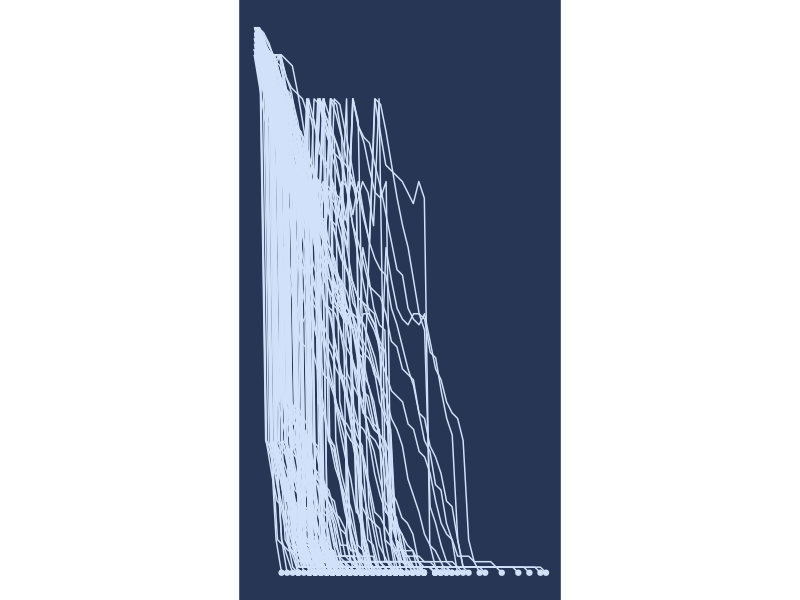
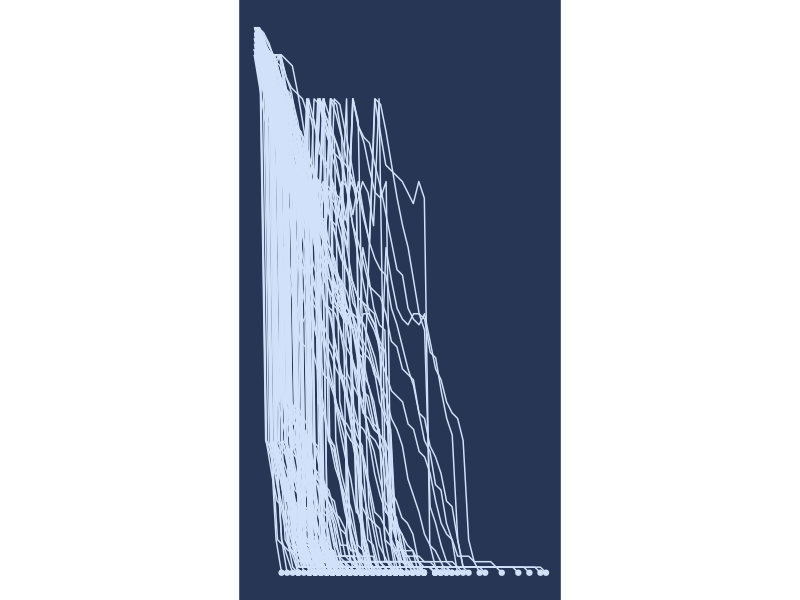

R code for these plots, in order:
############################################################
# Let someone else decide the general rules of your piece. #
############################################################
set.seed(15)

library(ggplot2)
# Create a board

board <- matrix(seq(100, 1, by = -1), nrow = 10, byrow = TRUE)
board[seq(2, 10, 2), ] <- board[seq(2, 10, 2), seq(10, 1, by = -1)]
board

board <- data.frame(space = as.vector(board),
                    x = rep(seq(1, 10), each = 10),
                    y = rep(seq(10, 1, by = -1), 10))

end_points <- sample(5:95, 20)
end_points <- data.frame(space = end_points,
                         end = c(end_points[11:20], end_points[1:10]),
                         type = c(rep("snake", 5), rep("ladder", 5)))
end_points <- end_points[(end_points$type == "snake" & 
                            end_points$space > end_points$end) |
                           (end_points$type == "ladder" & 
                              end_points$space < end_points$end), ]
end_points <- merge(end_points, board, by.x = "end", by.y = "space")
names(end_points)[names(end_points) == "x"] <- "end_x"
names(end_points)[names(end_points) == "y"] <- "end_y"

board <- merge(board, end_points, all.x = TRUE)

# ggplot() +
#   geom_tile(data = board,
#             aes(x = x,
#                 y = y),
#             col = "white")+
#   geom_segment(data = board[!is.na(board$type), ],
#             aes(x = x,
#                 xend = end_x,
#                 y = y,
#                 yend = end_y,
#                 col = type),
#             arrow = arrow())

board$end[is.na(board$end)] <- board$space[is.na(board$end)]

df_game <- data.frame(matrix(ncol = 6, nrow = 0))
names(df_game) <- c("player", "turn", "space",
                    "x", "y", "roll")

for(player in 1:150) {
  df_player <- data.frame(player = player,
                     turn = 0,
                     space = 0,
                     x = 0,
                     y = 0,
                     roll = 0)
  
  turn <- 1
  
  not_finished <- TRUE
  
  while(not_finished) {
    roll <- sample(1:6, 1)
    new_space <- df_player[df_player$turn == (turn - 1), ]$space + roll
    if(new_space > 100) {
      new_space <- df_player[df_player$turn == (turn - 1), ]$space
    } 
    new_space <- board[board$space == new_space, ]
    new_space <- board[board$space == new_space$end, ]
    
    df_player <- rbind(df_player, 
                data.frame(player = player,
                           turn = turn,
                           space = new_space$space,
                           x = new_space$x,
                           y = new_space$y,
                           roll = roll))
    
    turn <- turn + 1
    not_finished <- new_space$end != 100
  }
  
  df_game <- rbind(df_game, df_player)
}

## 1 player test
# ggplot() +
#   geom_tile(data = board,
#             aes(x = x,
#                 y = y),
#             col = "white") +
#   geom_text(data = board,
#             aes(x = x,
#                 y = y,
#                 label = space),
#             col = "gray") +
#   geom_segment(data = board[!is.na(board$type), ],
#                aes(x = x,
#                    xend = end_x,
#                    y = y,
#                    yend = end_y,
#                    col = type),
#                arrow = arrow()) +
#   geom_point(data = df,
#              aes(x = x,
#                  y = y),
#              col = "white")

df_game <- df_game[df_game$turn != 0, ]

ranks <- aggregate(df_game$turn, by = list(player = df_game$player), FUN = max)
ranks$rank <- rank(ranks$x) / 150
ranks$x <- NULL

df_game <- merge(df_game, ranks)
df_game$turn_rank <- df_game$turn + df_game$rank

df_last <- df_game[df_game$space == 100, ]

ggplot(data = df_game,
       aes(x = turn_rank,
           y = space,
           group = player)) +
  geom_line(color = "#D0E1F9") +
  geom_point(data = df_last,
             aes(x = turn_rank,
                 y = space), 
             color = "#D0E1F9") +
  theme_void() + 
  theme(panel.background = element_rect(fill = "#283655", 
                                        color = "#283655")) +
  coord_fixed() +
  scale_y_reverse()
ggsave("JAN_15.png",
       width = 5,
       height = 8,
       units = "in")

